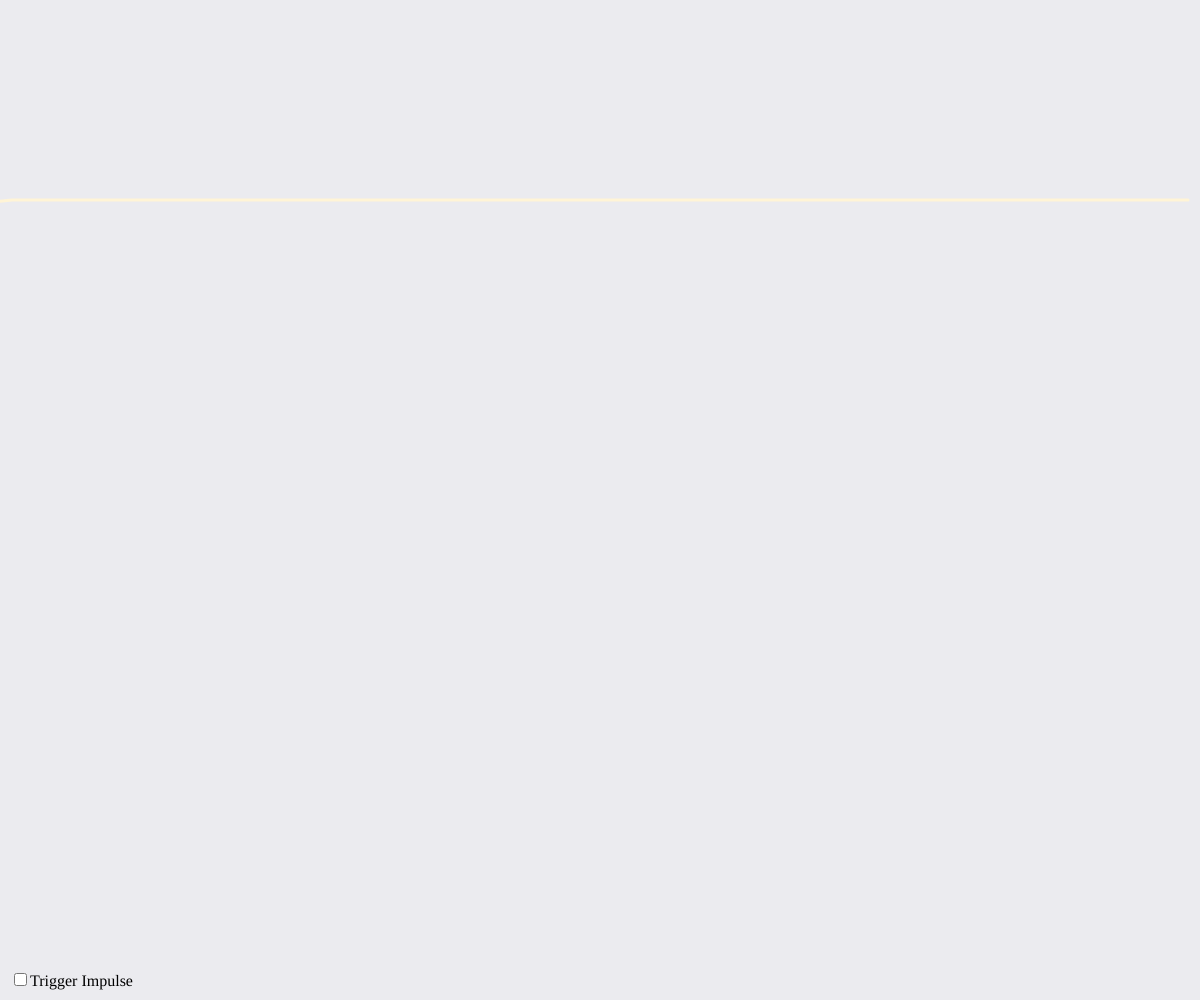
Frame 1 (no input)
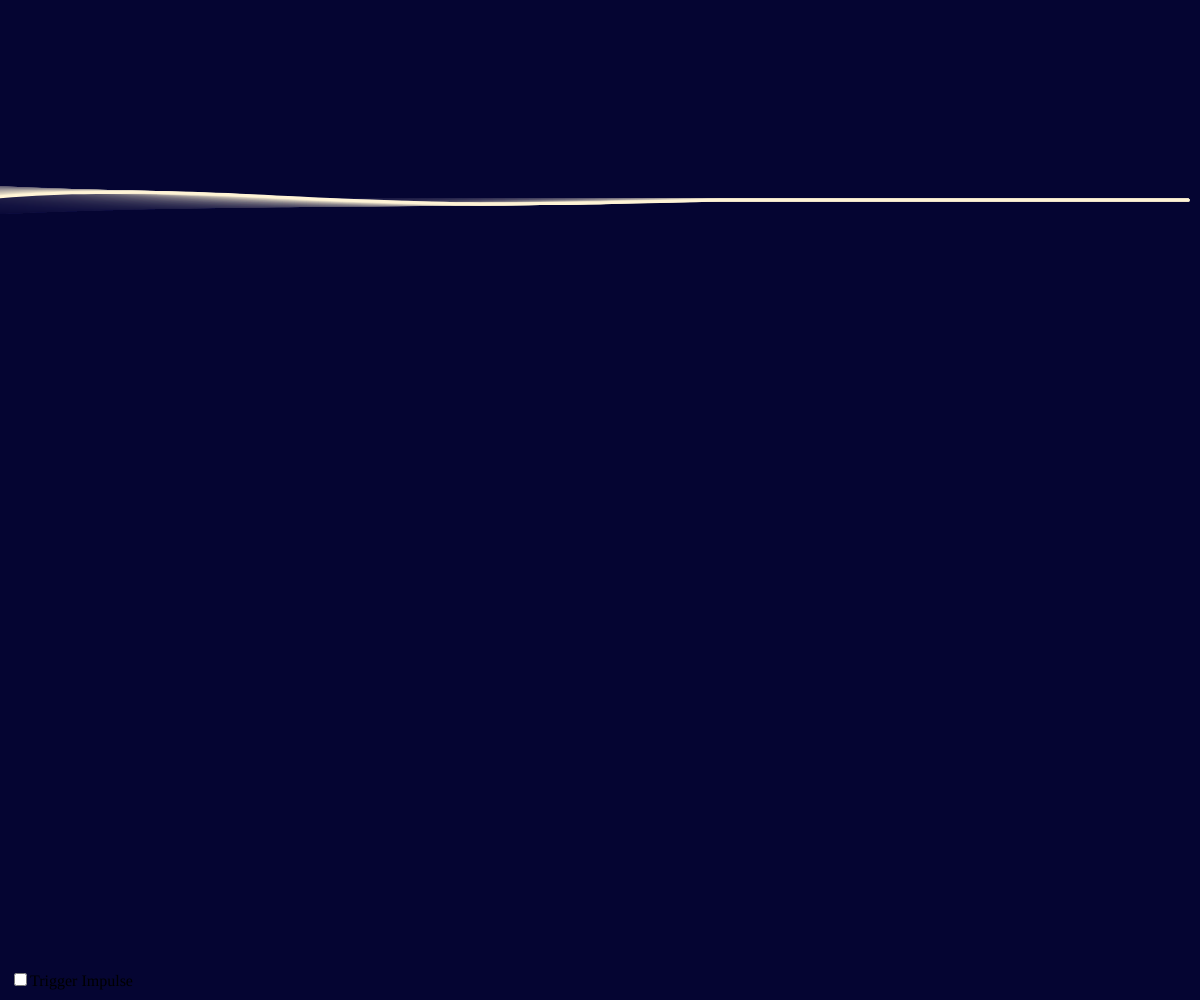
Frame 60 (no input)
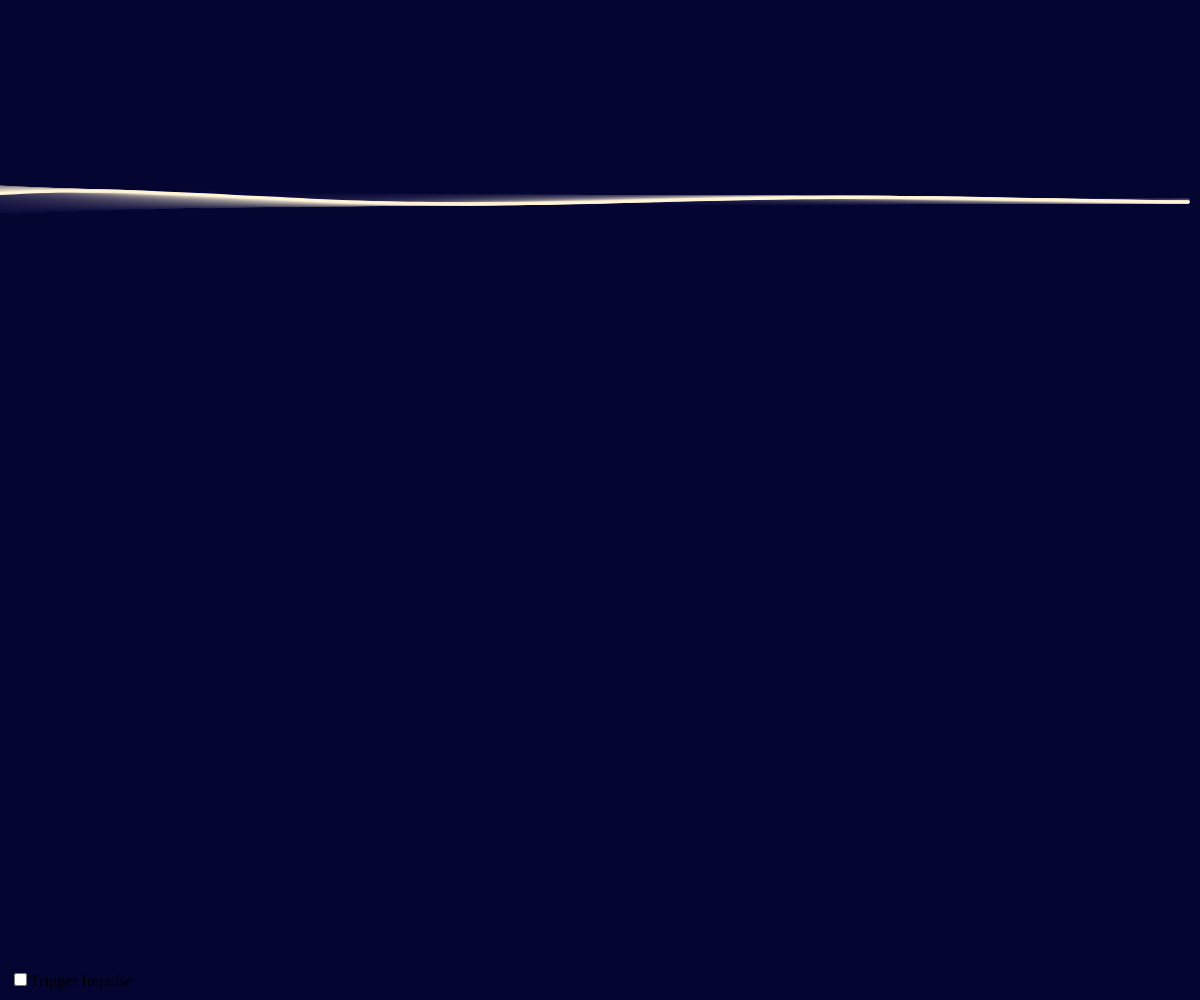
Frame 120 (the mouse pressed at the canvas centre since frame 60)

The p5.js sketch that drew these frames (run headless with seeded random() and noise() and a simulated clock; from frame 60 on, the mouse is pressed at the canvas centre):

// p5.js sketch
// ── sketch.js
const bgColor = "#070831";

let res = 100;
let lineHeight = 200;
let baseAmplitude = 10;
let impulseAmplitude = 30;
let damp = 1;
let curPoints = [];
let amps = [];
let freq = 0.1; // Initial frequency value
let noiseStepMult = 0.1;

let impulseCheckbox; // Checkbox for triggering an impulse
let impulseActive = false; // State for the impulse (whether it's active or not)
let impulseStrength = 0; // Variable to store the impulse strength (for smooth interpolation)

function setup() {
  createCanvas(windowWidth, windowHeight); // Set initial size based on window size

  // Initialize the points
  curPoints.push(createVector(0, lineHeight));
  for (let i = 1; i <= res; i++) {
    curPoints.push(createVector((i * width) / res, lineHeight));
    amps.push(0);
  }

  // Create a checkbox to trigger impulse
  impulseCheckbox = createCheckbox("Trigger Impulse", false);
  impulseCheckbox.position(10, height - 30);
  impulseCheckbox.changed(toggleImpulse); // Set callback to trigger when checkbox is changed
}

function draw() {
  // Create the fading effect using a semi-transparent rectangle
  fill(7, 8, 49, 20); // Semi-transparent background (alpha = 20)
  noStroke();
  rect(0, 0, width, height); // Draw a rectangle covering the entire canvas

  amps[0] = baseAmplitude;

  // Smoothly interpolate the impulse strength
  if (impulseActive) {
    impulseStrength = lerp(impulseStrength, impulseAmplitude, 0.05);
  } else {
    impulseStrength = lerp(impulseStrength, 0, 0.05);
  }

  // If the impulse is active, apply the interpolated impulse strength
  amps[0] += impulseStrength;

  // Update amps[0] based on noise
  amps[0] += (noise(frameCount * noiseStepMult) * amps[0]) / 2;

  // Update the points based on the sine wave
  for (let i = 0; i <= res; i++) {
    curPoints[i].y =
      (sin((frameCount - i) * freq) * amps[i]) / (damp * (i / 20 + 1)) +
      lineHeight;
  }

  // Shift the amplitude values
  for (let i = amps.length - 1; i > 0; i--) {
    amps[i] = amps[i - 1];
  }

  // Draw the waveform
  stroke(255, 244, 214);
  strokeWeight(3);
  noFill();
  beginShape();

  for (let i = 0; i < curPoints.length; i++) {
    vertex(curPoints[i].x, curPoints[i].y);
  }

  endShape();
}

// Function to toggle the impulse state when the checkbox is changed
function toggleImpulse() {
  impulseActive = impulseCheckbox.checked();
}

// This will resize the canvas whenever the window is resized
function windowResized() {
  resizeCanvas(windowWidth, windowHeight);
  // Recalculate the points based on the new canvas size
  curPoints = [];
  for (let i = 0; i <= res; i++) {
    curPoints.push(createVector((i * width) / res, lineHeight));
    amps.push(0);
  }
}

// ── index.css
html, body {
    margin: 0;
    padding: 0;
    background-color: #070831;
  }
  canvas {
    display: block;
  }
  
